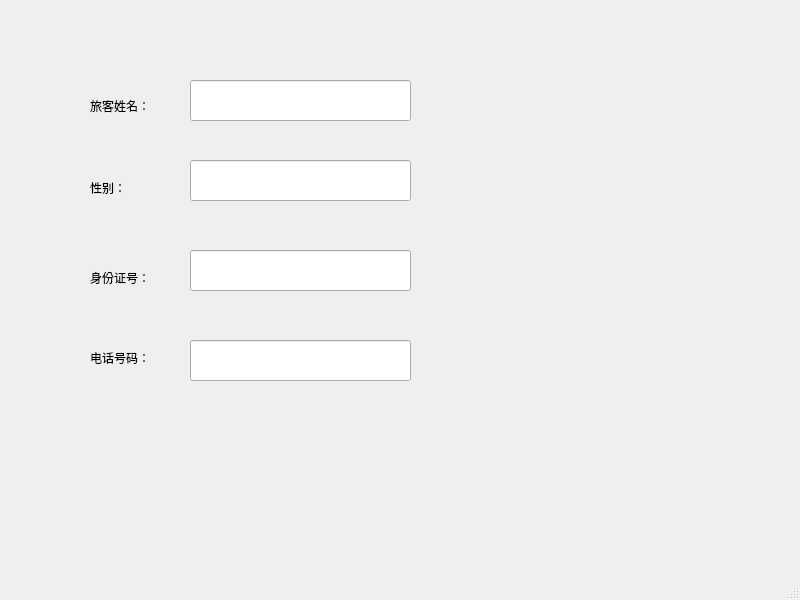
<?xml version="1.0" encoding="UTF-8"?>
<ui version="4.0">
 <class>MainWindow</class>
 <widget class="QMainWindow" name="MainWindow">
  <property name="geometry">
   <rect>
    <x>0</x>
    <y>0</y>
    <width>800</width>
    <height>600</height>
   </rect>
  </property>
  <property name="windowTitle">
   <string>MainWindow</string>
  </property>
  <widget class="QWidget" name="centralwidget">
   <widget class="QLabel" name="label">
    <property name="geometry">
     <rect>
      <x>90</x>
      <y>80</y>
      <width>91</width>
      <height>51</height>
     </rect>
    </property>
    <property name="text">
     <string>旅客姓名：</string>
    </property>
   </widget>
   <widget class="QLabel" name="label_2">
    <property name="geometry">
     <rect>
      <x>90</x>
      <y>180</y>
      <width>72</width>
      <height>15</height>
     </rect>
    </property>
    <property name="text">
     <string>性别：</string>
    </property>
   </widget>
   <widget class="QLabel" name="label_3">
    <property name="geometry">
     <rect>
      <x>90</x>
      <y>270</y>
      <width>72</width>
      <height>15</height>
     </rect>
    </property>
    <property name="text">
     <string>身份证号：</string>
    </property>
   </widget>
   <widget class="QLabel" name="label_4">
    <property name="geometry">
     <rect>
      <x>90</x>
      <y>350</y>
      <width>72</width>
      <height>15</height>
     </rect>
    </property>
    <property name="text">
     <string>电话号码：</string>
    </property>
   </widget>
   <widget class="QLineEdit" name="lineEdit">
    <property name="geometry">
     <rect>
      <x>190</x>
      <y>80</y>
      <width>221</width>
      <height>41</height>
     </rect>
    </property>
   </widget>
   <widget class="QLineEdit" name="lineEdit_2">
    <property name="geometry">
     <rect>
      <x>190</x>
      <y>160</y>
      <width>221</width>
      <height>41</height>
     </rect>
    </property>
   </widget>
   <widget class="QLineEdit" name="lineEdit_3">
    <property name="geometry">
     <rect>
      <x>190</x>
      <y>250</y>
      <width>221</width>
      <height>41</height>
     </rect>
    </property>
   </widget>
   <widget class="QLineEdit" name="lineEdit_4">
    <property name="geometry">
     <rect>
      <x>190</x>
      <y>340</y>
      <width>221</width>
      <height>41</height>
     </rect>
    </property>
   </widget>
  </widget>
  <widget class="QMenuBar" name="menubar">
   <property name="geometry">
    <rect>
     <x>0</x>
     <y>0</y>
     <width>800</width>
     <height>26</height>
    </rect>
   </property>
  </widget>
  <widget class="QStatusBar" name="statusbar"/>
 </widget>
 <resources/>
 <connections/>
</ui>
